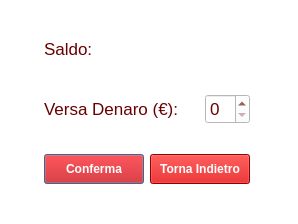
<?xml version="1.0" encoding="UTF-8"?>
<ui version="4.0">
 <class>Dialog</class>
 <widget class="QDialog" name="Dialog">
  <property name="geometry">
   <rect>
    <x>0</x>
    <y>0</y>
    <width>298</width>
    <height>224</height>
   </rect>
  </property>
  <property name="maximumSize">
   <size>
    <width>298</width>
    <height>224</height>
   </size>
  </property>
  <property name="windowTitle">
   <string>Portafoglio</string>
  </property>
  <property name="windowIcon">
   <iconset>
    <normaloff>../../../Elegant logo.png</normaloff>../../../Elegant logo.png</iconset>
  </property>
  <property name="styleSheet">
   <string notr="true">background-color: rgb(255,255,255);</string>
  </property>
  <widget class="QWidget" name="layoutWidget">
   <property name="geometry">
    <rect>
     <x>7</x>
     <y>10</y>
     <width>281</width>
     <height>201</height>
    </rect>
   </property>
   <layout class="QGridLayout" name="gridLayout">
    <item row="0" column="0">
     <layout class="QHBoxLayout" name="horizontalLayout">
      <item>
       <widget class="QLabel" name="saldo_label">
        <property name="sizePolicy">
         <sizepolicy hsizetype="Preferred" vsizetype="Preferred">
          <horstretch>0</horstretch>
          <verstretch>0</verstretch>
         </sizepolicy>
        </property>
        <property name="maximumSize">
         <size>
          <width>16777215</width>
          <height>30</height>
         </size>
        </property>
        <property name="font">
         <font>
          <pointsize>13</pointsize>
         </font>
        </property>
        <property name="styleSheet">
         <string notr="true">color: rgb(104,0,0);</string>
        </property>
        <property name="text">
         <string>Saldo:</string>
        </property>
       </widget>
      </item>
      <item>
       <widget class="QLabel" name="saldo_label_to_edit">
        <property name="sizePolicy">
         <sizepolicy hsizetype="Preferred" vsizetype="Preferred">
          <horstretch>0</horstretch>
          <verstretch>0</verstretch>
         </sizepolicy>
        </property>
        <property name="maximumSize">
         <size>
          <width>16777215</width>
          <height>30</height>
         </size>
        </property>
        <property name="font">
         <font>
          <pointsize>13</pointsize>
         </font>
        </property>
        <property name="styleSheet">
         <string notr="true">color: rgb(104,0,0);</string>
        </property>
        <property name="text">
         <string/>
        </property>
       </widget>
      </item>
     </layout>
    </item>
    <item row="1" column="0">
     <layout class="QHBoxLayout" name="horizontalLayout_3">
      <item>
       <widget class="QLabel" name="versamento_label">
        <property name="sizePolicy">
         <sizepolicy hsizetype="Preferred" vsizetype="Preferred">
          <horstretch>0</horstretch>
          <verstretch>0</verstretch>
         </sizepolicy>
        </property>
        <property name="maximumSize">
         <size>
          <width>16777215</width>
          <height>30</height>
         </size>
        </property>
        <property name="font">
         <font>
          <pointsize>13</pointsize>
         </font>
        </property>
        <property name="styleSheet">
         <string notr="true">color: rgb(104,0,0)</string>
        </property>
        <property name="text">
         <string>Versa Denaro (€):</string>
        </property>
       </widget>
      </item>
      <item>
       <widget class="QSpinBox" name="quantita_da_versare">
        <property name="minimumSize">
         <size>
          <width>45</width>
          <height>26</height>
         </size>
        </property>
        <property name="maximumSize">
         <size>
          <width>45</width>
          <height>30</height>
         </size>
        </property>
        <property name="font">
         <font>
          <pointsize>13</pointsize>
         </font>
        </property>
        <property name="styleSheet">
         <string notr="true">color: rgb(104,0,0);</string>
        </property>
       </widget>
      </item>
     </layout>
    </item>
    <item row="2" column="0">
     <layout class="QHBoxLayout" name="horizontalLayout_2">
      <item>
       <widget class="QPushButton" name="confirm_button">
        <property name="maximumSize">
         <size>
          <width>100</width>
          <height>30</height>
         </size>
        </property>
        <property name="font">
         <font>
          <weight>75</weight>
          <bold>true</bold>
         </font>
        </property>
        <property name="styleSheet">
         <string notr="true">font-size:20; color:white;background-color:rgb(204,0,0);</string>
        </property>
        <property name="text">
         <string>Conferma</string>
        </property>
       </widget>
      </item>
      <item>
       <widget class="QPushButton" name="back_button">
        <property name="maximumSize">
         <size>
          <width>100</width>
          <height>30</height>
         </size>
        </property>
        <property name="font">
         <font>
          <weight>75</weight>
          <bold>true</bold>
         </font>
        </property>
        <property name="styleSheet">
         <string notr="true">font-size:20; color:white;background-color:rgb(204,0,0);</string>
        </property>
        <property name="text">
         <string>Torna Indietro</string>
        </property>
       </widget>
      </item>
     </layout>
    </item>
   </layout>
  </widget>
 </widget>
 <resources/>
 <connections/>
</ui>
